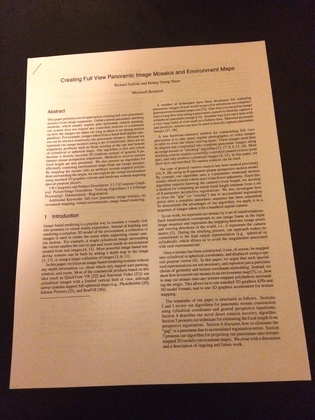
%> input picture TestImages/TestEx1-3.JPG, 315 x 420 px, shrunk from 1200 x 1600 before the run
$ octave photo2Doc.m   (GNU Octave 9; MATLAB toolbox functions it lacks are replaced by stand-ins)
%> lines starting %> are read from the running program, lines starting %| are printed output that depends on the picture; in (x1, y1, x2, y2) boxes, pixels count from 0 and x2, y2 are one past the last pixel; in counts of white or black regions, pixels touching at a corner belong together; the program's own positions count from 1
%% image information
img = imread('TestImages/TestEx1-3.jpg');
%> img is the input picture: size 420x315x3 uint8; mean R, G, B 144.2, 113.5, 89.7
width = size(img, 2);
%> width = 315
height = size(img, 1);
%> height = 420
channel = size(img, 3);
%> channel = 3
dimension = length(img);
%> dimension = 420

figure;
imshow(img);
pause;

%% thresholding
imgDist = uint8(sqrt((sum(double(255 - img) .^ 2, 3))));
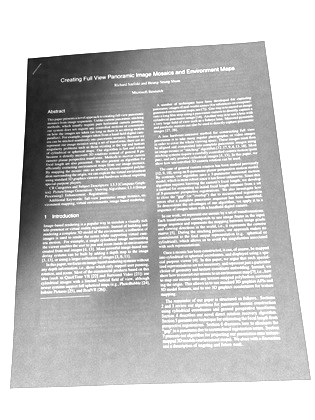
%> imgDist: size 420x315 uint8; min 12, max 255, mean 201.6
windowSize = round(dimension * 0.5);
%> windowSize = 210
imgMean = imfilter(imgDist, fspecial('average', windowSize), 'replicate');
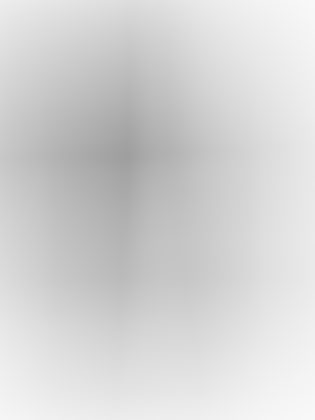
%> imgMean: size 420x315 uint8; min 159, max 248, mean 211.8
imgDiff = single(imgDist) - single(imgMean);
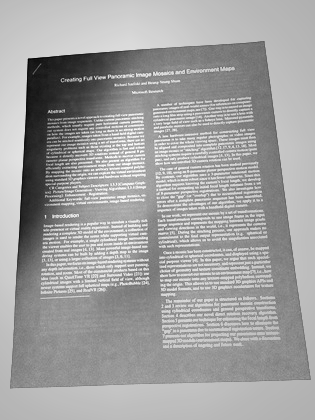
%> imgDiff: size 420x315 single; min -194, max 96, mean -10.3; drawn with min black and max white
thresh = graythresh(imgDiff);
%> thresh = 0.498
imgBW = imcomplement(im2bw(imgDiff, thresh));
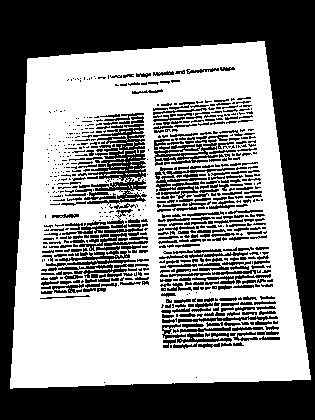
%> imgBW: size 420x315 logical; 52.5% white; 710 black regions (421 under 20 px), largest, box (x1, y1, x2, y2) and area: (0, 0, 315, 420) 42306, (87, 124, 147, 205) 2236, (154, 139, 218, 166) 682
imgBWFilled = imfill(imgBW, 8, 'holes');
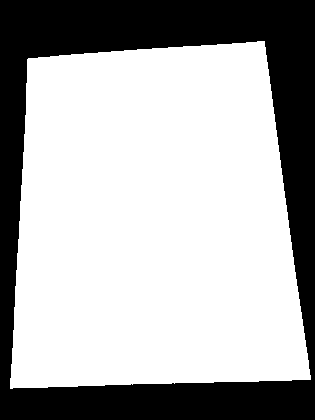
%> imgBWFilled: size 420x315 logical; 68% white; 1 black region, box (x1, y1, x2, y2) and area: (0, 0, 315, 420) 42306
structureSize = round(dimension * 0.001);
%> structureSize = 0
se = strel('disk', structureSize);
%> se = {Neighborhood true, Dimensionality 2}
erodeTimes = 0;
imgBWRect = imgBWFilled;
CC = bwconncomp(imgBWRect);
%> CC = 1 connected component
while CC.NumObjects > 1
    imgBWRect = imerode(imgBWRect, se);
    erodeTimes = erodeTimes + 1;
    CC = bwconncomp(imgBWRect);
end
%> this loop made 0 passes
%> after the loop, erodeTimes = 0
%> (the run ends here)
